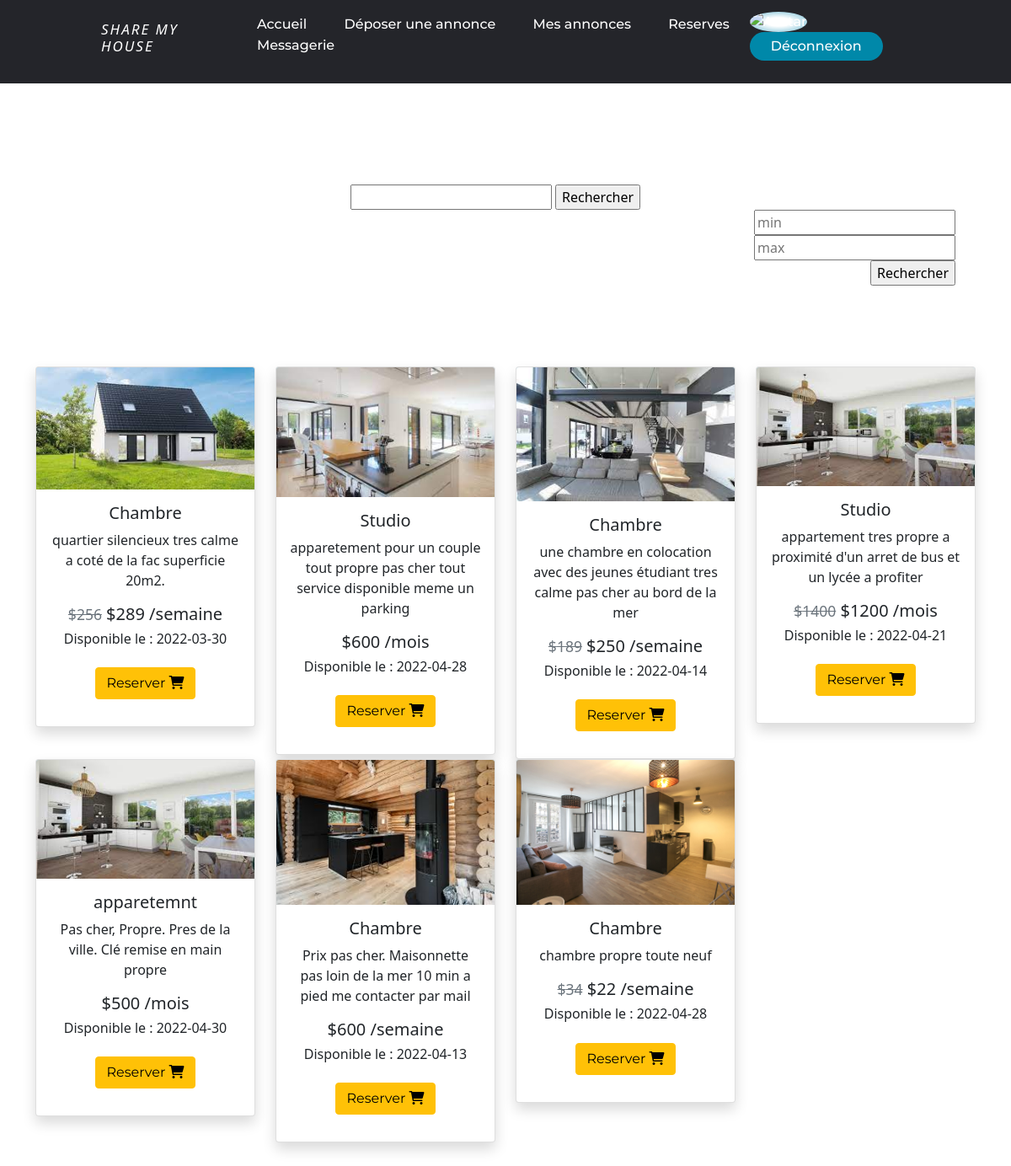
Screenshot of /sharemyhouse/index.php (signed in) with the database file from the repository.
### tables this page shows
CREATE TABLE IF NOT EXISTS `appart` (
  `id_a` int(11) NOT NULL AUTO_INCREMENT,
  `logement` varchar(100) DEFAULT NULL,
  `prixavant` float DEFAULT NULL,
  `prixapres` float DEFAULT NULL,
  `periode` varchar(10) DEFAULT NULL,
  `debutdispo` date DEFAULT NULL,
  `findispo` date DEFAULT NULL,
  `image1` varchar(100) DEFAULT NULL,
  `image2` varchar(100) DEFAULT NULL,
  `description` varchar(100) DEFAULT NULL,
  `id_b` int(11) DEFAULT NULL,
  `adresse` varchar(200) NOT NULL,
  PRIMARY KEY (`id_a`),
  KEY `id_b` (`id_b`)
);

### sharemyhouse/annonce1.php (called while the page is built)
<?php
function recu(){
    require_once('config.php');
    $sql= $bdd->query("SELECT* FROM appart");
    if($sql->rowCount()>0){
        return $sql;
    }
}
?>

### sharemyhouse/component.php (the view, shortened to what this page needs)
<?php
    function component($logement,$description,$prixavant,$prixapres,$image,$image2,$periode,$id_a,$id_b,$debutdispo,$findispo,$adresse){
        $element ="
            <div class=\"col-md-3 col-sm-6 my-3 my-md-0 \">
                <form action=\"reserve.php\" method=\"post\">
                    <div class=\"card shadow\">
                        <div>
                            <img src=\"$image\" alt=\"Image1\" class=\"img-fluid card-img-top\">
                        </div>
                        <div class=\"card-body\">
                            <h5 class=\"card-title\">$logement</h5>
                            <div class=\"card-text\">
                                <p>$description</p>
                            </div>
                            <h5>
                                <small><s  class=\"text-secondary\">$$prixavant</s></small>
                                <span class=\"price\">$$prixapres /$periode</span>
                            </h5>
                            <h6>Disponible  le : $debutdispo</h6>
                            <button type=\"submit\"  class=\"btn btn-warning my-3\"name=\"reserve\" >Reserver <i class=\"fas fa-shopping-cart\"></i></button>
                            <input type=\"hidden\" name=\"logement\" value='$logement'>
                            <input type=\"hidden\" name=\"prixavant\" value='$prixavant'>
                            <input type=\"hidden\" name=\"prixapres\" value='$prixapres'>
                            <input type=\"hidden\" name=\"periode\" value='$periode'>
                            <input type=\"hidden\" name=\"debutdispo\" value='$debutdispo'>
                            <input type=\"hidden\" name=\"findispo\" value='$findispo'>
                            <input type=\"hidden\" name=\"image1\" value='$image'>
                            <input type=\"hidden\" name=\"image2\" value='$image2'>
                            <input type=\"hidden\" name=\"description\" value='$description'>
                            <input type=\"hidden\" name=\"id_b\" value='$id_b'>
                            <input type=\"hidden\" name=\"adresse\" value='$adresse'>
                            <input type=\"hidden\" name=\"id_a\" value='$id_a'>
                        </div>
                    </div>
                </form>
            </div>
        ";
        $elements ="
            <div class=\"col-md-3 col-sm-6 my-3 my-md-0 \">
                <form action=\"reserve.php\" method=\"post\">
                        <div class=\"card shadow\">
                           <div>
                               <img src=\"$image\" alt=\"Image1\" class=\"img-fluid card-img-top\">
                            </div>
                          <div class=\"card-body\">
                             <h5 class=\"card-title\">$logement</h5>
                            <div class=\"card-text\">
                                <p>$description</p>
                            </div>
                            <h5>
                                <span class=\"price\">$$prixapres /$periode</span>
                            </h5>
                            <h6>Disponible  le : $debutdispo</h6>
                            <button type=\"submit\"  class=\"btn btn-warning my-3\"name=\"reserve\" >Reserver <i class=\"fas fa-shopping-cart\"></i></button>
                            <input type=\"hidden\" name=\"logement\" value='$logement'>
                            <input type=\"hidden\" name=\"prixavant\" value='$prixavant'>
                            <input type=\"hidden\" name=\"prixapres\" value='$prixapres'>
                            <input type=\"hidden\" name=\"periode\" value='$periode'>
                            <input type=\"hidden\" name=\"debutdispo\" value='$debutdispo'>
                            <input type=\"hidden\" name=\"findispo\" value='$findispo'>
                            <input type=\"hidden\" name=\"image1\" value='$image'>
                            <input type=\"hidden\" name=\"image2\" value='$image2'>
                            <input type=\"hidden\" name=\"description\" value='$description'>
                            <input type=\"hidden\" name=\"id_b\" value='$id_b'>
                            <input type=\"hidden\" name=\"adresse\" value='$adresse'>
                            <input type=\"hidden\" name=\"id_a\" value='$id_a'>
                        </div>
                    </div>
                </form>
            </div>
        ";
    if($prixavant==0){echo $elements;}else{
        echo $element; }
    }

### sharemyhouse/index.php (shortened to what this page needs)
<?php
  require_once('annonce1.php');
  require_once('component.php');
?>
<!DOCTYPE html>
<html lang="en">
  <head>
    <link href="https://cdnjs.cloudflare.com/ajax/libs/magnific-popup.js/1.1.0/magnific-popup.min.css" rel="stylesheet" />
    <link rel="stylesheet" href="https://maxcdn.bootstrapcdn.com/bootstrap/4.3.1/css/bootstrap.min.css">
    <link href="https://cdn.jsdelivr.net/npm/bootstrap@5.1.3/dist/css/bootstrap.min.css" rel="stylesheet">
    <link rel="stylesheet" href="https://cdnjs.cloudflare.com/ajax/libs/font-awesome/6.0.0/css/all.min.css" />
    <link rel="stylesheet" href="./css/style1.css">
    <link rel="stylesheet" href="https://cdn.jsdelivr.net/npm/bootstrap@5.1.3/dist/css/bootstrap.min.css">
  </head>
  <body>
    <?php
      require_once('header.php');
    ?>
    <br>
    <div class="container">
  <div class="row text-center py-5">
        <div class="row text-center py-5">
          <form action = "barrederecherche.php" method ="get">
            <input type = "search" name = "terme">
            <input type = "submit" name = "s" value = "Rechercher">
          </form>
          <div align="right">
            <form action = "PrixSup.php" method = "get">
              <div align="right">
                <input type = "number" name = "terme" placeholder = "min" >
              </div>
              <input type = "number" name = "terme2" placeholder = "max">
              <div align="right">
                <input type = "submit" name = "s" value ="Rechercher">
              </div>
            </form>
            </div>
    </div>
        <div class="container">
          <div class="row text-center py-5">
            <?php
              $result=recu();
              if(isset($_SESSION["id_u"])){
                while($row=$result->fetch()){
                  if($_SESSION['id_u']!=$row["id_b"]){
component($row['logement'],$row['description'],$row['prixavant'],$row['prixapres'],$row['image1'],$row['image2'],$row['periode'],$row['id_a'],$row['id_b'],$row['debutdispo'],$row['findispo'],$row['adresse']);
                  }
                }
              }else{
                while($row=$result->fetch()){
    component($row['logement'],$row['description'],$row['prixavant'],$row['prixapres'],$row['image1'],$row['image2'],$row['periode'],$row['id_a'],$row['id_b'],$row['debutdispo'],$row['findispo'],$row['adresse']);
                }
              }
            ?>
          </div>
        </div>
      </div>
    </div>
  </body>
</html>

### sharemyhouse/css/style1.css (style rules this page uses)
img { max-width: 100%; height: auto; background:lightblue; background: radial-gradient(white 30%,lightblue 70%); }
body { font-family: "Montserrat",sans-serif; background-color: #f6f5f5; margin: 0; width: 100vw; height: 100vh; }

### sharemyhouse/css/styles.css (style rules this page uses)
li, a, button { font-family: "Montserrat",sans-serif; font-weight: 500; text-decoration: none; font-size: 16px; color: white; }
button { padding: 5px 25px; background-color: rgba(0,136, 169, 1); border: none; border-radius: 50px; cursor: pointer; transition: all 0.3s ease 0s; }

### rows the page displays
appart: image1 (picture), logement "Chambre", description "quartier silencieux tres calme a coté de la fac superficie 20m2.", prixavant "256", prixapres "289", periode "semaine", debutdispo "2022-03-30"
appart: image1 (picture), logement "Studio", description "apparetement pour un couple tout propre pas cher tout service disponible meme un parking", prixapres "600", periode "mois", debutdispo "2022-04-28"
appart: image1 (picture), logement "Chambre", description "une chambre en colocation avec des jeunes étudiant tres calme pas cher au bord de la mer", prixavant "189", prixapres "250", periode "semaine", debutdispo "2022-04-14"
appart: image1 (picture), logement "Studio", description "appartement tres propre a proximité d'un arret de bus et un lycée a profiter", prixavant "1400", prixapres "1200", periode "mois", debutdispo "2022-04-21"
appart: image1 (picture), logement "apparetemnt", description "Pas cher, Propre. Pres de la ville. Clé remise en main propre", prixapres "500", periode "mois", debutdispo "2022-04-30"
appart: image1 (picture), logement "Chambre", description "Prix pas cher. Maisonnette pas loin de la mer 10 min a pied me contacter par mail", prixapres "600", periode "semaine", debutdispo "2022-04-13"
appart: image1 (picture), logement "Chambre", description "chambre propre toute neuf", prixavant "34", prixapres "22", periode "semaine", debutdispo "2022-04-28"
